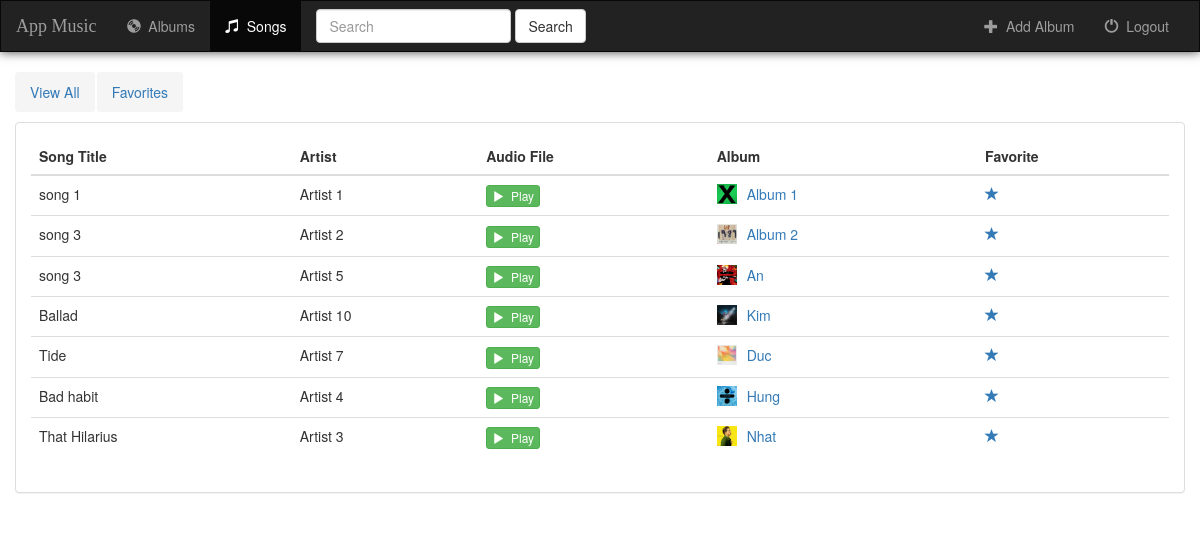
The page /music/songs/all (signed in) on the database its author committed.
### music/models.py (models this page shows, shortened)
class Song(models.Model):
    album = models.ForeignKey(Album, on_delete=models.CASCADE)
    song_title = models.CharField(max_length=250)
    audio_file = models.FileField(default='')
    is_favorite = models.BooleanField(default=False)

class Album(models.Model):
    user = models.ForeignKey(User, default=1 ,on_delete=models.CASCADE)
    artist = models.CharField(max_length=250)
    album_title = models.CharField(max_length=500)
    genre = models.CharField(max_length=100)
    album_logo = models.FileField()
    is_favorite = models.BooleanField(default=False)

### music/views.py (the view)
def index1(request):
    if not request.user.is_authenticated:
        return render(request, 'music/login.html')
    else:
        albums = Album.objects.filter(user=request.user)
        song_results = Song.objects.all()
        query = request.GET.get("q")
        if query:
            albums = albums.filter(
                Q(album_title__icontains=query) |
                Q(artist__icontains=query)
            ).distinct()
            song_results = song_results.filter(
                Q(song_title__icontains=query)
            ).distinct()
            return render(request, 'music/songs.html', {
                'song_list': song_results,
            })
        else:
            return render(request, 'music/songs.html', {'song_list': song_results})

### music/templates/music/songs.html (shortened to what this page needs)
{% extends 'music/base.html' %}
{% block songs_active %}active{% endblock %}
{% block body %}
<div class="container-fluid songs-container">
    <div class="row">
        <div class="col-sm-12">
            <ul class="nav nav-pills" style="margin-bottom: 10px;">
                <li role="presentation" {% if filter_by == 'all' %}class="active"{% endif %}><a href="{% url 'music:songs' 'all' %}">View All</a></li>
                <li role="presentation" {% if filter_by == 'favorites' %}class="active"{% endif %}><a href="{% url 'music:songs' 'favorites' %}">Favorites</a></li>
            </ul>
        </div>
    </div>
    <div class="row">
        <div class="col-sm-12">
            <div class="panel panel-default">
                <div class="panel-body">
                    <table class="table">
                        <thead>
                            <tr>
                                <th>Song Title</th>
                                <th>Artist</th>
                                <th>Audio File</th>
                                <th>Album</th>
                                <th>Favorite</th>
                            </tr>
                        </thead>
                        <tbody>
                            {% for song in song_list %}
                                <tr>
                                    <td>{{ song.song_title }}</td>
                                    <td>{{ song.album.artist }}</td>
                                    <td>
                                        <a target="_blank" href="{{ song.audio_file.url }}">
                                            <button type="button" class="btn btn-success btn-xs">
                                                <span class="glyphicon glyphicon-play"></span>&nbsp; Play
                                            </button>
                                        </a>
                                    </td>
                                    <td>
                                        <a href="{% url 'music:detail' song.album.id %}">
                                            <img src="{{ song.album.album_logo.url }}" class="img-responsive" style="width: 20px; float: left; margin-right: 10px;" />
                                        </a>
                                        <a href="{% url 'music:detail' song.album.id %}">{{ song.album.album_title }}</a>
                                    </td>
                                    <td>
                                        <a href="{% url 'music:favorite' song.id %}" class="btn-favorite"><span class="glyphicon glyphicon-star {% if song.is_favorite %}active{% endif %}"></span></a>
                                    </td>
                                </tr>
                            {% endfor %}
                        </tbody>
                    </table>
                </div>
            </div>
        </div>
    </div>
</div>
{% endblock %}

### music/static/music/style.css (style rules this page uses)
body, html { background: url("https://encrypted-tbn0.gstatic.com/images?q=tbn:ANd9GcRYOrW7wu5QWHyCQAK4cVi3hE79M0pZJysDVtAugZb41deIGTMEuE26QJU6igGZ-uGzlic&usqp=CAU"); background-size: 100% !important; }
.nav-pills > li > a { border-radius: 4px; background: #f5f5f5; }

### rows shown on the page
Song: song_title "song 1", album.artist "Artist 1", album.album_logo (picture), album.album_title "Album 1"
Song: song_title "song 3", album.artist "Artist 2", album.album_logo (picture), album.album_title "Album 2"
Song: song_title "song 3", album.artist "Artist 5", album.album_logo (picture), album.album_title "An"
Song: song_title "Ballad", album.artist "Artist 10", album.album_logo (picture), album.album_title "Kim"
Song: song_title "Tide", album.artist "Artist 7", album.album_logo (picture), album.album_title "Duc"
Song: song_title "Bad habit", album.artist "Artist 4", album.album_logo (picture), album.album_title "Hung"
Song: song_title "That Hilarius", album.artist "Artist 3", album.album_logo (picture), album.album_title "Nhat"
